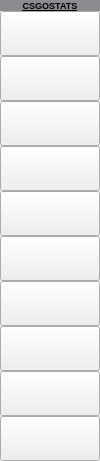
                  <widget class="QWidget" name="playersCSGOStatsContainer" native="true">
                   <property name="minimumSize">
                    <size>
                     <width>100</width>
                     <height>45</height>
                    </size>
                   </property>
                   <property name="maximumSize">
                    <size>
                     <width>100</width>
                     <height>16777215</height>
                    </size>
                   </property>
                   <property name="styleSheet">
                    <string notr="true">QPushButton:hover {
	background-color: rgb(60, 65, 75);
}</string>
                   </property>
                   <layout class="QVBoxLayout" name="verticalLayout_15">
                    <property name="spacing">
                     <number>0</number>
                    </property>
                    <property name="leftMargin">
                     <number>0</number>
                    </property>
                    <property name="topMargin">
                     <number>0</number>
                    </property>
                    <property name="rightMargin">
                     <number>0</number>
                    </property>
                    <property name="bottomMargin">
                     <number>0</number>
                    </property>
                    <item>
                     <widget class="QLabel" name="CSGOStatsHeader">
                      <property name="minimumSize">
                       <size>
                        <width>0</width>
                        <height>0</height>
                       </size>
                      </property>
                      <property name="maximumSize">
                       <size>
                        <width>16777215</width>
                        <height>45</height>
                       </size>
                      </property>
                      <property name="font">
                       <font>
                        <pointsize>7</pointsize>
                        <weight>75</weight>
                        <bold>true</bold>
                        <underline>true</underline>
                       </font>
                      </property>
                      <property name="styleSheet">
                       <string notr="true">QLabel{
	background-color: hsl(223, 28, 43, 50%);
}</string>
                      </property>
                      <property name="text">
                       <string>CSGOSTATS</string>
                      </property>
                      <property name="alignment">
                       <set>Qt::AlignCenter</set>
                      </property>
                     </widget>
                    </item>
                    <item>
                     <widget class="QPushButton" name="CSGOStatsBtn0">
                      <property name="minimumSize">
                       <size>
                        <width>0</width>
                        <height>45</height>
                       </size>
                      </property>
                      <property name="maximumSize">
                       <size>
                        <width>16777215</width>
                        <height>45</height>
                       </size>
                      </property>
                      <property name="font">
                       <font>
                        <pointsize>10</pointsize>
                        <weight>75</weight>
                        <bold>true</bold>
                       </font>
                      </property>
                      <property name="text">
                       <string/>
                      </property>
                      <property name="icon">
                       <iconset resource="res.qrc">
                        <normaloff>:/icons/UI/icons/csgoPlayer_icon.svg</normaloff>:/icons/UI/icons/csgoPlayer_icon.svg</iconset>
                      </property>
                      <property name="iconSize">
                       <size>
                        <width>25</width>
                        <height>1000</height>
                       </size>
                      </property>
                      <property name="checkable">
                       <bool>false</bool>
                      </property>
                      <attribute name="buttonGroup">
                       <string notr="true">buttonGroup</string>
                      </attribute>
                     </widget>
                    </item>
                    <item>
                     <widget class="QPushButton" name="CSGOStatsBtn1">
                      <property name="minimumSize">
                       <size>
                        <width>0</width>
                        <height>45</height>
                       </size>
                      </property>
                      <property name="maximumSize">
                       <size>
                        <width>16777215</width>
                        <height>45</height>
                       </size>
                      </property>
                      <property name="font">
                       <font>
                        <pointsize>10</pointsize>
                        <weight>75</weight>
                        <bold>true</bold>
                       </font>
                      </property>
                      <property name="text">
                       <string/>
                      </property>
                      <property name="iconSize">
                       <size>
                        <width>25</width>
                        <height>1000</height>
                       </size>
                      </property>
                      <attribute name="buttonGroup">
                       <string notr="true">buttonGroup</string>
                      </attribute>
                     </widget>
                    </item>
                    <item>
                     <widget class="QPushButton" name="CSGOStatsBtn2">
                      <property name="minimumSize">
                       <size>
                        <width>0</width>
                        <height>45</height>
                       </size>
                      </property>
                      <property name="maximumSize">
                       <size>
                        <width>16777215</width>
                        <height>45</height>
                       </size>
                      </property>
                      <property name="font">
                       <font>
                        <pointsize>10</pointsize>
                        <weight>75</weight>
                        <bold>true</bold>
                       </font>
                      </property>
                      <property name="text">
                       <string/>
                      </property>
                      <property name="iconSize">
                       <size>
                        <width>25</width>
                        <height>1000</height>
                       </size>
                      </property>
                      <attribute name="buttonGroup">
                       <string notr="true">buttonGroup</string>
                      </attribute>
                     </widget>
                    </item>
                    <item>
                     <widget class="QPushButton" name="CSGOStatsBtn3">
                      <property name="minimumSize">
                       <size>
                        <width>0</width>
                        <height>45</height>
                       </size>
                      </property>
                      <property name="maximumSize">
                       <size>
                        <width>16777215</width>
                        <height>45</height>
                       </size>
                      </property>
                      <property name="font">
                       <font>
                        <pointsize>10</pointsize>
                        <weight>75</weight>
                        <bold>true</bold>
                       </font>
                      </property>
                      <property name="text">
                       <string/>
                      </property>
                      <property name="iconSize">
                       <size>
                        <width>25</width>
                        <height>1000</height>
                       </size>
                      </property>
                      <attribute name="buttonGroup">
                       <string notr="true">buttonGroup</string>
                      </attribute>
                     </widget>
                    </item>
                    <item>
                     <widget class="QPushButton" name="CSGOStatsBtn4">
                      <property name="minimumSize">
                       <size>
                        <width>0</width>
                        <height>45</height>
                       </size>
                      </property>
                      <property name="maximumSize">
                       <size>
                        <width>16777215</width>
                        <height>45</height>
                       </size>
                      </property>
                      <property name="font">
                       <font>
                        <pointsize>10</pointsize>
                        <weight>75</weight>
                        <bold>true</bold>
                       </font>
                      </property>
                      <property name="text">
                       <string/>
                      </property>
                      <property name="iconSize">
                       <size>
                        <width>25</width>
                        <height>1000</height>
                       </size>
                      </property>
                      <attribute name="buttonGroup">
                       <string notr="true">buttonGroup</string>
                      </attribute>
                     </widget>
                    </item>
                    <item>
                     <widget class="QPushButton" name="CSGOStatsBtn5">
                      <property name="minimumSize">
                       <size>
                        <width>0</width>
                        <height>45</height>
                       </size>
                      </property>
                      <property name="maximumSize">
                       <size>
                        <width>16777215</width>
                        <height>45</height>
                       </size>
                      </property>
                      <property name="font">
                       <font>
                        <pointsize>10</pointsize>
                        <weight>75</weight>
                        <bold>true</bold>
                       </font>
                      </property>
                      <property name="text">
                       <string/>
                      </property>
                      <property name="iconSize">
                       <size>
                        <width>25</width>
                        <height>1000</height>
                       </size>
                      </property>
                      <attribute name="buttonGroup">
                       <string notr="true">buttonGroup</string>
                      </attribute>
                     </widget>
                    </item>
                    <item>
                     <widget class="QPushButton" name="CSGOStatsBtn6">
                      <property name="minimumSize">
                       <size>
                        <width>0</width>
                        <height>45</height>
                       </size>
                      </property>
                      <property name="maximumSize">
                       <size>
                        <width>16777215</width>
                        <height>45</height>
                       </size>
                      </property>
                      <property name="font">
                       <font>
                        <pointsize>10</pointsize>
                        <weight>75</weight>
                        <bold>true</bold>
                       </font>
                      </property>
                      <property name="text">
                       <string/>
                      </property>
                      <property name="iconSize">
                       <size>
                        <width>25</width>
                        <height>1000</height>
                       </size>
                      </property>
                      <attribute name="buttonGroup">
                       <string notr="true">buttonGroup</string>
                      </attribute>
                     </widget>
                    </item>
                    <item>
                     <widget class="QPushButton" name="CSGOStatsBtn7">
                      <property name="minimumSize">
                       <size>
                        <width>0</width>
                        <height>45</height>
                       </size>
                      </property>
                      <property name="maximumSize">
                       <size>
                        <width>16777215</width>
                        <height>45</height>
                       </size>
                      </property>
                      <property name="font">
                       <font>
                        <pointsize>10</pointsize>
                        <weight>75</weight>
                        <bold>true</bold>
                       </font>
                      </property>
                      <property name="text">
                       <string/>
                      </property>
                      <property name="iconSize">
                       <size>
                        <width>25</width>
                        <height>1000</height>
                       </size>
                      </property>
                      <attribute name="buttonGroup">
                       <string notr="true">buttonGroup</string>
                      </attribute>
                     </widget>
                    </item>
                    <item>
                     <widget class="QPushButton" name="CSGOStatsBtn8">
                      <property name="minimumSize">
                       <size>
                        <width>0</width>
                        <height>45</height>
                       </size>
                      </property>
                      <property name="maximumSize">
                       <size>
                        <width>16777215</width>
                        <height>45</height>
                       </size>
                      </property>
                      <property name="font">
                       <font>
                        <pointsize>10</pointsize>
                        <weight>75</weight>
                        <bold>true</bold>
                       </font>
                      </property>
                      <property name="text">
                       <string/>
                      </property>
                      <property name="iconSize">
                       <size>
                        <width>25</width>
                        <height>1000</height>
                       </size>
                      </property>
                      <attribute name="buttonGroup">
                       <string notr="true">buttonGroup</string>
                      </attribute>
                     </widget>
                    </item>
                    <item>
                     <widget class="QPushButton" name="CSGOStatsBtn9">
                      <property name="minimumSize">
                       <size>
                        <width>0</width>
                        <height>45</height>
                       </size>
                      </property>
                      <property name="maximumSize">
                       <size>
                        <width>16777215</width>
                        <height>45</height>
                       </size>
                      </property>
                      <property name="text">
                       <string/>
                      </property>
                      <property name="iconSize">
                       <size>
                        <width>25</width>
                        <height>1000</height>
                       </size>
                      </property>
                     </widget>
                    </item>
                   </layout>
                  </widget>
